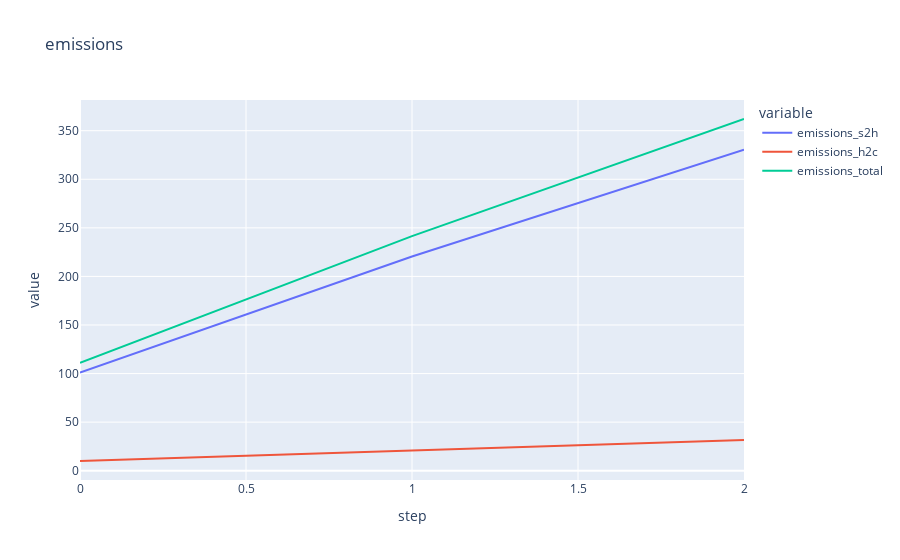

Notebook code cell kept with this figure:
### Code cell
parameters_dict = {}
for name in dropdowns.keys(): 
    parameters_dict[name] = dropdowns[name].value

# create and run model 
model = Model(parameters_dict)
for i in range(3): 
    model.step()

model.visualize()

### Figure 1 — Plotly figure (JSON) as saved in the notebook; plotly's stock layout.template omitted (floating-point values rounded to 4 significant figures)
{"data": [{"hovertemplate": "variable=emissions_s2h<br>step=%{x}<br>value=%{y}<extra></extra>", "legendgroup": "emissions_s2h", "line": {"color": "#636efa", "dash": "solid"}, "marker": {"symbol": "circle"}, "mode": "lines", "name": "emissions_s2h", "orientation": "v", "showlegend": true, "type": "scatter", "x": [0, 1, 2], "xaxis": "x", "y": [101.1, 220.5, 330.4], "yaxis": "y"}, {"hovertemplate": "variable=emissions_h2c<br>step=%{x}<br>value=%{y}<extra></extra>", "legendgroup": "emissions_h2c", "line": {"color": "#EF553B", "dash": "solid"}, "marker": {"symbol": "circle"}, "mode": "lines", "name": "emissions_h2c", "orientation": "v", "showlegend": true, "type": "scatter", "x": [0, 1, 2], "xaxis": "x", "y": [10.0, 20.97, 31.62], "yaxis": "y"}, {"hovertemplate": "variable=emissions_total<br>step=%{x}<br>value=%{y}<extra></extra>", "legendgroup": "emissions_total", "line": {"color": "#00cc96", "dash": "solid"}, "marker": {"symbol": "circle"}, "mode": "lines", "name": "emissions_total", "orientation": "v", "showlegend": true, "type": "scatter", "x": [0, 1, 2], "xaxis": "x", "y": [111.1, 241.5, 362.0], "yaxis": "y"}], "layout": {"autosize": true, "legend": {"title": {"text": "variable"}, "tracegroupgap": 0}, "title": {"text": "emissions"}, "xaxis": {"anchor": "y", "autorange": true, "domain": [0, 1], "range": [0, 2], "title": {"text": "step"}, "type": "linear"}, "yaxis": {"anchor": "x", "autorange": true, "domain": [0, 1], "range": [-9.556, 381.6], "title": {"text": "value"}, "type": "linear"}}}
